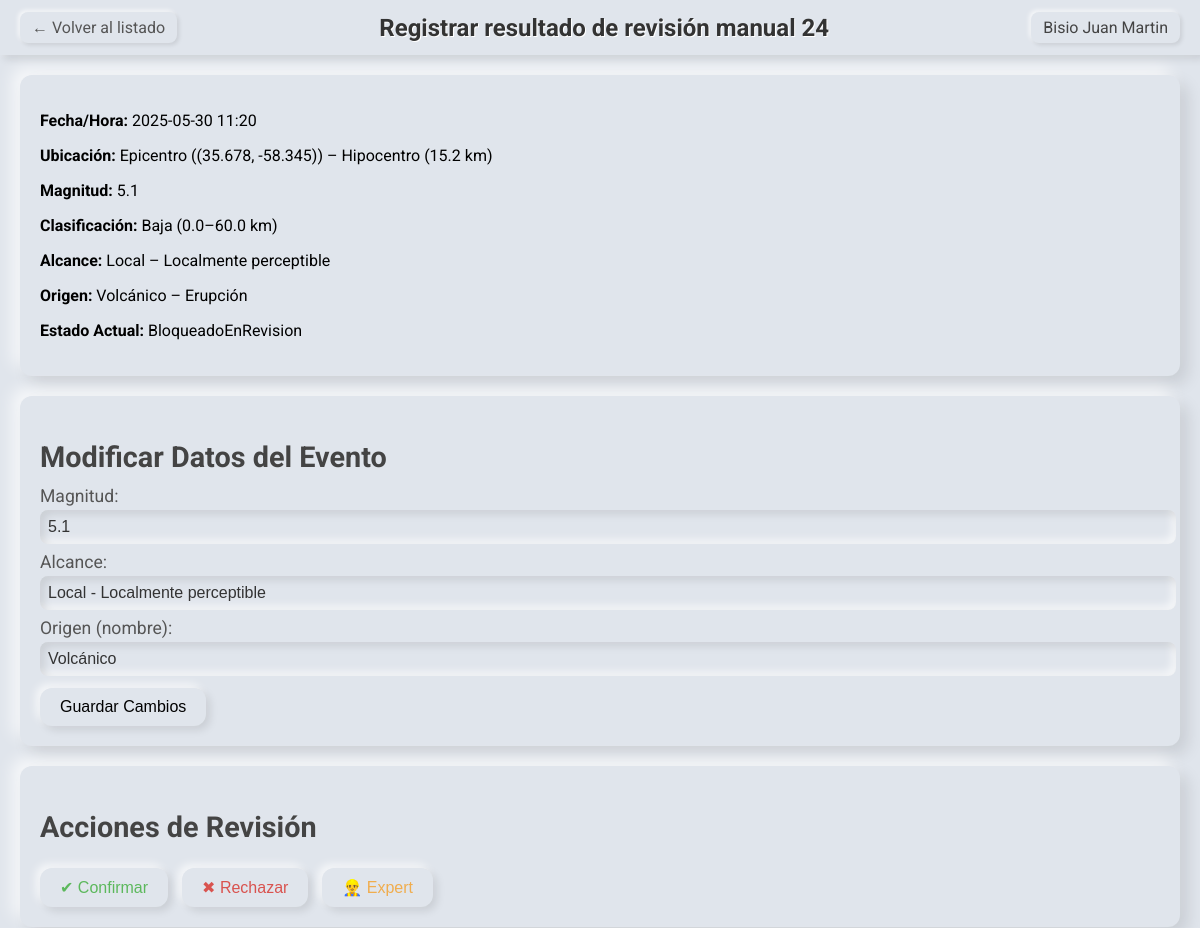
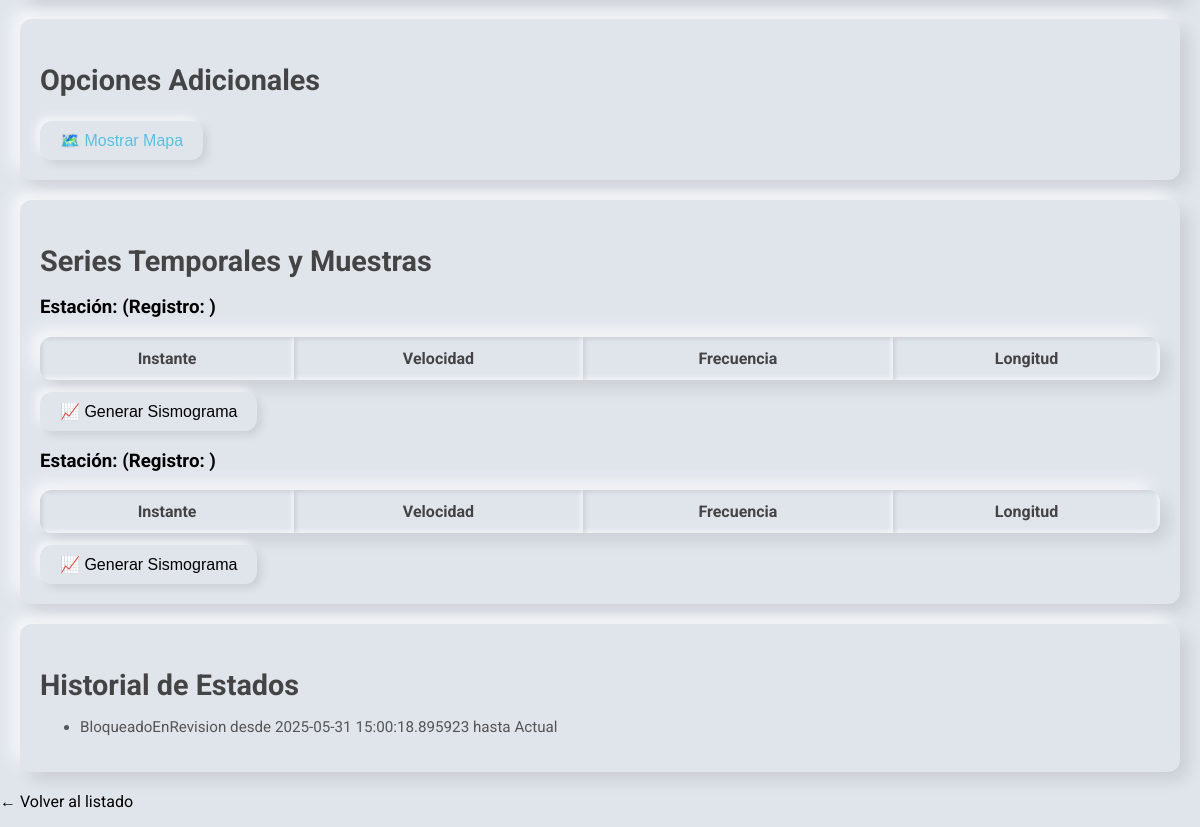
/event/24, run on the app's committed database (2 pictures, top to bottom).
### tables this page shows
CREATE TABLE Evento (
        id_evento       INTEGER PRIMARY KEY,
        fecha_hora      TEXT    NOT NULL,
        epicentro_lat   REAL    NOT NULL,
        epicentro_lng   REAL    NOT NULL,
        hipocentro      REAL    NOT NULL,
        magnitud        REAL    NULL,
        magnitud_desc   TEXT    NULL,
        magnitud_unidad TEXT    NULL,
        alcance_nombre  TEXT    NULL,
        alcance_desc    TEXT    NULL,
        clasif_desde    REAL    NULL,
        clasif_hasta    REAL    NULL,
        clasif_nombre   TEXT    NULL,
        origen_nombre   TEXT    NULL,
        origen_desc     TEXT    NULL,
        estado_nombre   TEXT    NOT NULL,
        estado_desc     TEXT    NULL
    );

CREATE TABLE SerieTemporal (
        id_serie        INTEGER PRIMARY KEY AUTOINCREMENT,
        id_evento       INTEGER NOT NULL,
        estacion        TEXT    NOT NULL,
        fecha_registro  TEXT    NOT NULL,
        FOREIGN KEY (id_evento) REFERENCES Evento(id_evento) ON DELETE CASCADE
    );

CREATE TABLE CambioEstado (
        id_cambio       INTEGER PRIMARY KEY AUTOINCREMENT,
        id_evento       INTEGER NOT NULL,
        fecha_inicio    TEXT    NOT NULL,
        fecha_fin       TEXT    NULL,
        estado_nombre   TEXT    NOT NULL,
        estado_desc     TEXT    NULL,
        FOREIGN KEY (id_evento) REFERENCES Evento(id_evento) ON DELETE CASCADE
    );

### app_flask.py (the view, shortened to what this page needs)
@app.route('/event/<int:event_id>', methods=['GET', 'POST'])
def detalle(event_id):
    analista = app.config['analista']
    evento = cargar_evento_por_id(event_id)
    if not evento:
        return redirect(url_for('index'))
    if evento.estado.getNombre() == "AutoDetectado":
        evento.bloquearParaRevision(analista)
        guardar_evento(evento)
        guardar_cambio_estado(event_id, evento.cambios[-1])
    error = None
    return render_template(
        'detalle_evento.html',
        evento=evento,
        error=error,
        analista=analista
    )

### db.py (called while the page is built)
def get_connection():
    conn = sqlite3.connect(DB_PATH)
    conn.row_factory = sqlite3.Row
    return conn

### indexClases.py (called while the page is built)
    def getNombre(self):
        return self.nombre

    def __str__(self):
        try:
            ts_inicio = self.fecha_hora_inicio.strftime('%Y-%m-%d %H:%M:%S')
        except Exception:
            ts_inicio = str(self.fecha_hora_inicio)
        if self.fecha_hora_fin:
            try:
                fin = self.fecha_hora_fin.strftime('%Y-%m-%d %H:%M:%S')
            except Exception:
                fin = str(self.fecha_hora_fin)
        else:
            fin = "Actual"
        return f"{self.estado.nombre} desde {ts_inicio} hasta {fin}"

### templates/detalle_evento.html (shortened to what this page needs)
<!doctype html>
<html>
<head>
</head>
<body>
  <div class="navbar">
    <a href="{{ url_for('index') }}" class="back-btn">← Volver al listado</a>
    <h1>Registrar resultado de revisión manual {{ evento.id_evento }}</h1>
    <div class="username">{{ analista.nombre }}</div>
  </div>
  <section>
    <p><strong>Fecha/Hora:</strong> {{ evento.fecha_hora }}</p>
    <p><strong>Ubicación:</strong> Epicentro ({{ evento.ubicacion.epicentro }}) – Hipocentro ({{ evento.ubicacion.hipocentro }} km)</p>
    <p><strong>Magnitud:</strong> {{ evento.magnitud }}</p>
    <p><strong>Clasificación:</strong> {{ evento.clasificacion.nombre }} ({{ evento.clasificacion.km_profundidad_desde }}–{{ evento.clasificacion.km_profundidad_hasta }} km)</p>
    <p><strong>Alcance:</strong> {{ evento.alcance.nombre }} – {{ evento.alcance.descripcion }}</p>
    <p><strong>Origen:</strong> {{ evento.origen.nombre }} – {{ evento.origen.descripcion }}</p>
    <p><strong>Estado Actual:</strong> {{ evento.estado.getNombre() }}</p>
  </section>
  <section>
    <h2>Modificar Datos del Evento</h2>
    <form method="post" action="{{ url_for('detalle', event_id=evento.id_evento) }}">
      <label>Magnitud:
        <input name="magnitud" value="{{ evento.magnitud }}" />
      </label>
      <label>Alcance:
        <input name="alcance" value="{{ evento.alcance.nombre }} - {{ evento.alcance.descripcion }}" />
      </label>
      <label>Origen (nombre):
        <input name="origen" value="{{ evento.origen.nombre }}" />
      </label>
      <button type="submit" class="btn-update">Guardar Cambios</button>
    </form>
  </section>
  <section>
    <h2>Acciones de Revisión</h2>
    <form method="post" action="{{ url_for('detalle', event_id=evento.id_evento) }}">
      <button name="accion" value="confirm" class="btn-confirm" onclick="return confirm('¿Confirmar evento?')">✔ Confirmar</button>
      <button name="accion" value="reject" class="btn-reject" onclick="return confirm('¿Rechazar evento?')">✖ Rechazar</button>
      <button name="accion" value="expert" class="btn-expert" onclick="return confirm('¿Solicitar revisión a experto?')">👷‍♂️ Expert</button>
    </form>
  </section>
  <section>
    <h2>Opciones Adicionales</h2>
    <form method="get" action="{{ url_for('mostrar_mapa', event_id=evento.id_evento) }}">
      <button type="submit" class="btn-map" onclick="return confirm('¿Visualizar mapa?')">🗺️ Mostrar Mapa</button>
    </form>
  </section>
  <section>
    <h2>Series Temporales y Muestras</h2>
    {% if evento.series_temporales %}
      {% for serie in evento.series_temporales %}
        <h3>Estación: <strong>{{ serie.estacion }}</strong> (Registro: {{ serie.fecha_registro }})</h3>
        <table>
          <thead>
            <tr>
              <th>Instante</th>
              <th>Velocidad</th>
              <th>Frecuencia</th>
              <th>Longitud</th>
            </tr>
          </thead>
        </table>
        <form method="post" action="{{ url_for('sismograma', event_id=evento.id_evento, estacion=serie.estacion) }}">
          <button type="submit" style="margin-top: 12px;">📈 Generar Sismograma</button>
        </form>
      {% endfor %}
    {% else %}
      <p>No hay series temporales registradas.</p>
    {% endif %}
  </section>
  <section>
    <h2>Historial de Estados</h2>
    <ul class="history-list">
      {% for cambio in evento.cambios %}
      <li>{{ cambio }}</li>
      {% endfor %}
    </ul>
  </section>
  <p><a href="{{ url_for('index') }}">← Volver al listado</a></p>
</body>
</html>

### templates/detalle_evento.html (style rules this page uses)
body { font-family: 'Roboto', sans-serif; background: #e0e5ec; margin: 0; }
h1 { font-size: 2.5rem; color: #333; text-shadow: 1px 1px #fff; margin-bottom: 20px; }
.navbar { position: sticky; top: 0; background: #e0e5ec; display: flex; align-items: center; justify-content: space-between; padding: 12px 20px; box-shadow: 4px 4px 8px rgba(0,0,0,0.1), -4px -4px 8px rgba(255,255,255,0.7); z-index: 100; }
.navbar h1 { font-size: 1.5rem; margin: 0; color: #333; }
.navbar a.back-btn { text-decoration: none; font-size: 1rem; color: #555; padding: 6px 12px; border-radius: 8px; background: #e0e5ec; box-shadow: 2px 2px 4px rgba(0,0,0,0.1), -2px -2px 4px rgba(255,255,255,0.7); }
.navbar .username { font-size: 1rem; color: #444; padding: 6px 12px; border-radius: 8px; background: #e0e5ec; box-shadow: 2px 2px 4px rgba(0,0,0,0.1), -2px -2px 4px rgba(255,255,255,0.7); }
section { background: #e0e5ec; margin: 20px; padding: 20px; border-radius: 12px; box-shadow: 8px 8px 16px rgba(0,0,0,0.1), -8px -8px 16px rgba(255,255,255,0.7); }
h2 { font-size: 1.8rem; margin-bottom: 12px; color: #444; }
label { display: block; margin-top: 8px; font-size: 1.1rem; color: #555; }
input { padding: 8px; width: 100%; font-size: 1rem; color: #333; background: #e0e5ec; border: none; border-radius: 8px; box-shadow: inset 4px 4px 8px rgba(0,0,0,0.1), inset -4px -4px 8px rgba(255,255,255,0.7); margin-top: 4px; }
button { background: #e0e5ec; border: none; border-radius: 12px; padding: 10px 20px; font-size: 1rem; box-shadow: 4px 4px 8px rgba(0,0,0,0.1), -4px -4px 8px rgba(255,255,255,0.7); cursor: pointer; margin-top: 12px; }
th, td { padding: 12px 16px; font-size: 1rem; color: #444; }
table { width: 100%; border-collapse: collapse; margin-top: 10px; box-shadow: 8px 8px 16px rgba(0,0,0,0.1), -8px -8px 16px rgba(255,255,255,0.7); background: #e0e5ec; border-radius: 12px; overflow: hidden; }
th { background: #e0e5ec; box-shadow: inset 2px 2px 4px rgba(0,0,0,0.1), inset -2px -2px 4px rgba(255,255,255,0.7); font-weight: bold; }
.btn-confirm { color: #5cb85c; margin-right: 10px; }
.btn-reject { color: #d9534f; margin-right: 10px; }
.btn-expert { color: #f0ad4e; }
.btn-map { color: #5bc0de; }
.history-list li { margin-bottom: 8px; font-size: 0.95rem; color: #555; }
a { text-decoration: none; color: inherit; }

### data on the page
Evento: id_evento "24", fecha_hora "2025-05-30 11:20", ubicacion.hipocentro "15.2", magnitud "5.1", clasificacion.nombre "Baja", clasificacion.km_profundidad_desde "0.0", clasificacion.km_profundidad_hasta "60.0", alcance.nombre "Local", alcance.descripcion "Localmente perceptible", origen.nombre "Volcánico", origen.descripcion "Erupción", estado.getNombre "BloqueadoEnRevision", alcance "Local - Localmente perceptible", origen "Volcánico"
CambioEstado: cambio "BloqueadoEnRevision desde 2025-05-31 15:00:18.895923 hasta Actual"

### other printed values
{{ analista.nombre }} "Bisio Juan Martin"
{{ evento.ubicacion.epicentro }} "(35.678, -58.345)"
